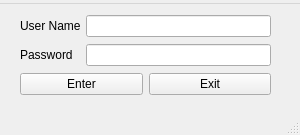
<?xml version="1.0" encoding="UTF-8"?>
<ui version="4.0">
 <class>LogIn</class>
 <widget class="QMainWindow" name="LogIn">
  <property name="windowModality">
   <enum>Qt::NonModal</enum>
  </property>
  <property name="geometry">
   <rect>
    <x>0</x>
    <y>0</y>
    <width>300</width>
    <height>135</height>
   </rect>
  </property>
  <property name="minimumSize">
   <size>
    <width>300</width>
    <height>135</height>
   </size>
  </property>
  <property name="maximumSize">
   <size>
    <width>300</width>
    <height>135</height>
   </size>
  </property>
  <property name="windowTitle">
   <string>LogIn Window</string>
  </property>
  <property name="windowIcon">
   <iconset>
    <normaloff>../Icon/LogIn.jpg</normaloff>../Icon/LogIn.jpg</iconset>
  </property>
  <property name="toolButtonStyle">
   <enum>Qt::ToolButtonFollowStyle</enum>
  </property>
  <property name="documentMode">
   <bool>false</bool>
  </property>
  <property name="tabShape">
   <enum>QTabWidget::Rounded</enum>
  </property>
  <widget class="QWidget" name="centralwidget">
   <widget class="QWidget" name="layoutWidget">
    <property name="geometry">
     <rect>
      <x>20</x>
      <y>10</y>
      <width>251</width>
      <height>83</height>
     </rect>
    </property>
    <layout class="QVBoxLayout" name="verticalLayout">
     <item>
      <layout class="QHBoxLayout" name="horizontalLayout">
       <item>
        <widget class="QLabel" name="label_userid">
         <property name="minimumSize">
          <size>
           <width>60</width>
           <height>0</height>
          </size>
         </property>
         <property name="maximumSize">
          <size>
           <width>60</width>
           <height>16777215</height>
          </size>
         </property>
         <property name="text">
          <string>User Name:</string>
         </property>
        </widget>
       </item>
       <item>
        <widget class="QLineEdit" name="lineEdit_userid"/>
       </item>
      </layout>
     </item>
     <item>
      <layout class="QHBoxLayout" name="horizontalLayout_2">
       <item>
        <widget class="QLabel" name="label_password">
         <property name="minimumSize">
          <size>
           <width>60</width>
           <height>0</height>
          </size>
         </property>
         <property name="maximumSize">
          <size>
           <width>60</width>
           <height>16777215</height>
          </size>
         </property>
         <property name="text">
          <string>Password</string>
         </property>
        </widget>
       </item>
       <item>
        <widget class="QLineEdit" name="lineEdit_password"/>
       </item>
      </layout>
     </item>
     <item>
      <layout class="QHBoxLayout" name="horizontalLayout_3">
       <item>
        <widget class="QPushButton" name="pushButton_enter">
         <property name="text">
          <string>Enter</string>
         </property>
         <property name="shortcut">
          <string>Return</string>
         </property>
        </widget>
       </item>
       <item>
        <widget class="QPushButton" name="pushButton_exit">
         <property name="text">
          <string>Exit</string>
         </property>
         <property name="shortcut">
          <string>Ctrl+Q</string>
         </property>
        </widget>
       </item>
      </layout>
     </item>
    </layout>
   </widget>
  </widget>
  <widget class="QMenuBar" name="menubar">
   <property name="geometry">
    <rect>
     <x>0</x>
     <y>0</y>
     <width>300</width>
     <height>21</height>
    </rect>
   </property>
   <widget class="QMenu" name="menu">
    <property name="title">
     <string/>
    </property>
    <addaction name="action"/>
   </widget>
   <addaction name="menu"/>
  </widget>
  <widget class="QStatusBar" name="statusbar"/>
  <action name="action">
   <property name="text">
    <string/>
   </property>
   <property name="shortcut">
    <string>Shift+Return</string>
   </property>
  </action>
 </widget>
 <tabstops>
  <tabstop>lineEdit_password</tabstop>
  <tabstop>pushButton_enter</tabstop>
  <tabstop>pushButton_exit</tabstop>
  <tabstop>lineEdit_userid</tabstop>
 </tabstops>
 <resources/>
 <connections/>
</ui>
